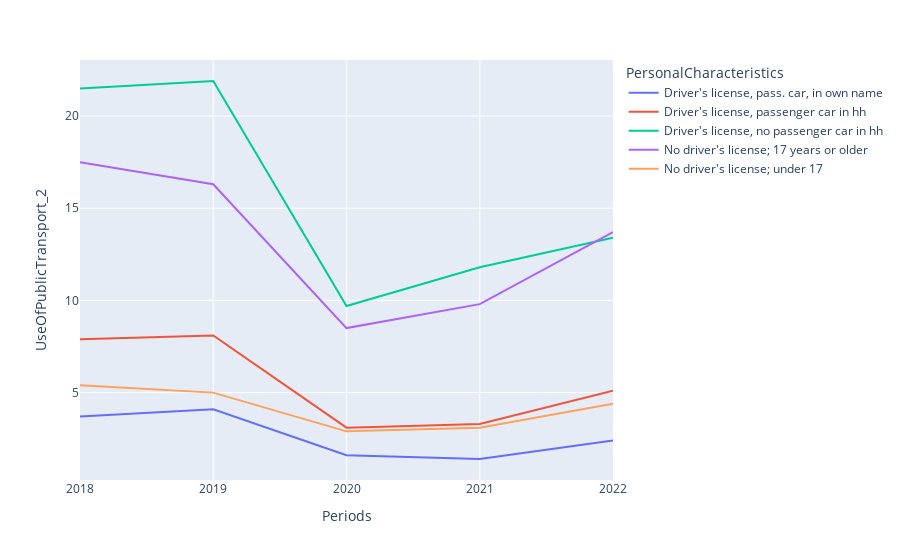

The notebook cell this image was saved under:
### Code cell
mask = df_sorted['PersonalCharacteristics'].str.startswith(('Driv','No'));
df_drivers_licence = df_sorted[mask];
fig = px.line(df_drivers_licence, y='UseOfPublicTransport_2', x='Periods', color='PersonalCharacteristics')
fig.show()

### Figure 1 — Plotly figure (JSON) as saved in the notebook; plotly's stock layout.template omitted (floating-point values rounded to 4 significant figures)
{"data": [{"hovertemplate": "PersonalCharacteristics=Driver's license, pass. car, in own name<br>Periods=%{x}<br>UseOfPublicTransport_2=%{y}<extra></extra>", "legendgroup": "Driver's license, pass. car, in own name", "line": {"color": "#636efa", "dash": "solid"}, "marker": {"symbol": "circle"}, "mode": "lines", "name": "Driver's license, pass. car, in own name", "orientation": "v", "showlegend": true, "type": "scatter", "x": ["2018", "2019", "2020", "2021", "2022"], "xaxis": "x", "y": [3.7, 4.1, 1.6, 1.4, 2.4], "yaxis": "y"}, {"hovertemplate": "PersonalCharacteristics=Driver's license, passenger car in hh<br>Periods=%{x}<br>UseOfPublicTransport_2=%{y}<extra></extra>", "legendgroup": "Driver's license, passenger car in hh", "line": {"color": "#EF553B", "dash": "solid"}, "marker": {"symbol": "circle"}, "mode": "lines", "name": "Driver's license, passenger car in hh", "orientation": "v", "showlegend": true, "type": "scatter", "x": ["2018", "2019", "2020", "2021", "2022"], "xaxis": "x", "y": [7.9, 8.1, 3.1, 3.3, 5.1], "yaxis": "y"}, {"hovertemplate": "PersonalCharacteristics=Driver's license, no passenger car in hh<br>Periods=%{x}<br>UseOfPublicTransport_2=%{y}<extra></extra>", "legendgroup": "Driver's license, no passenger car in hh", "line": {"color": "#00cc96", "dash": "solid"}, "marker": {"symbol": "circle"}, "mode": "lines", "name": "Driver's license, no passenger car in hh", "orientation": "v", "showlegend": true, "type": "scatter", "x": ["2018", "2019", "2020", "2021", "2022"], "xaxis": "x", "y": [21.5, 21.9, 9.7, 11.8, 13.4], "yaxis": "y"}, {"hovertemplate": "PersonalCharacteristics=No driver's license; 17 years or older<br>Periods=%{x}<br>UseOfPublicTransport_2=%{y}<extra></extra>", "legendgroup": "No driver's license; 17 years or older", "line": {"color": "#ab63fa", "dash": "solid"}, "marker": {"symbol": "circle"}, "mode": "lines", "name": "No driver's license; 17 years or older", "orientation": "v", "showlegend": true, "type": "scatter", "x": ["2018", "2019", "2020", "2021", "2022"], "xaxis": "x", "y": [17.5, 16.3, 8.5, 9.8, 13.7], "yaxis": "y"}, {"hovertemplate": "PersonalCharacteristics=No driver's license; under 17<br>Periods=%{x}<br>UseOfPublicTransport_2=%{y}<extra></extra>", "legendgroup": "No driver's license; under 17", "line": {"color": "#FFA15A", "dash": "solid"}, "marker": {"symbol": "circle"}, "mode": "lines", "name": "No driver's license; under 17", "orientation": "v", "showlegend": true, "type": "scatter", "x": ["2018", "2019", "2020", "2021", "2022"], "xaxis": "x", "y": [5.4, 5, 2.9, 3.1, 4.4], "yaxis": "y"}], "layout": {"autosize": true, "legend": {"title": {"text": "PersonalCharacteristics"}, "tracegroupgap": 0}, "margin": {"t": 60}, "xaxis": {"anchor": "y", "autorange": true, "domain": [0, 1], "range": [0, 4], "title": {"text": "Periods"}, "type": "category"}, "yaxis": {"anchor": "x", "autorange": true, "domain": [0, 1], "range": [0.2611, 23.04], "title": {"text": "UseOfPublicTransport_2"}, "type": "linear"}}}
